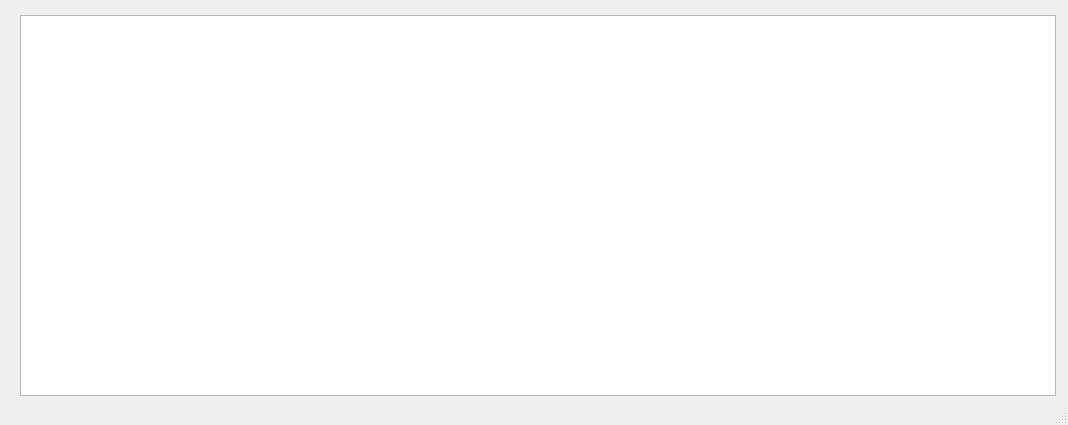
<?xml version="1.0" encoding="UTF-8"?>
<ui version="4.0">
 <class>MainWindow</class>
 <widget class="QMainWindow" name="MainWindow">
  <property name="geometry">
   <rect>
    <x>0</x>
    <y>0</y>
    <width>1068</width>
    <height>425</height>
   </rect>
  </property>
  <property name="windowTitle">
   <string>MainWindow</string>
  </property>
  <widget class="QWidget" name="centralwidget">
   <widget class="QTableWidget" name="tableWidget">
    <property name="geometry">
     <rect>
      <x>20</x>
      <y>15</y>
      <width>1036</width>
      <height>381</height>
     </rect>
    </property>
   </widget>
  </widget>
  <widget class="QStatusBar" name="statusbar"/>
 </widget>
 <resources/>
 <connections/>
</ui>
